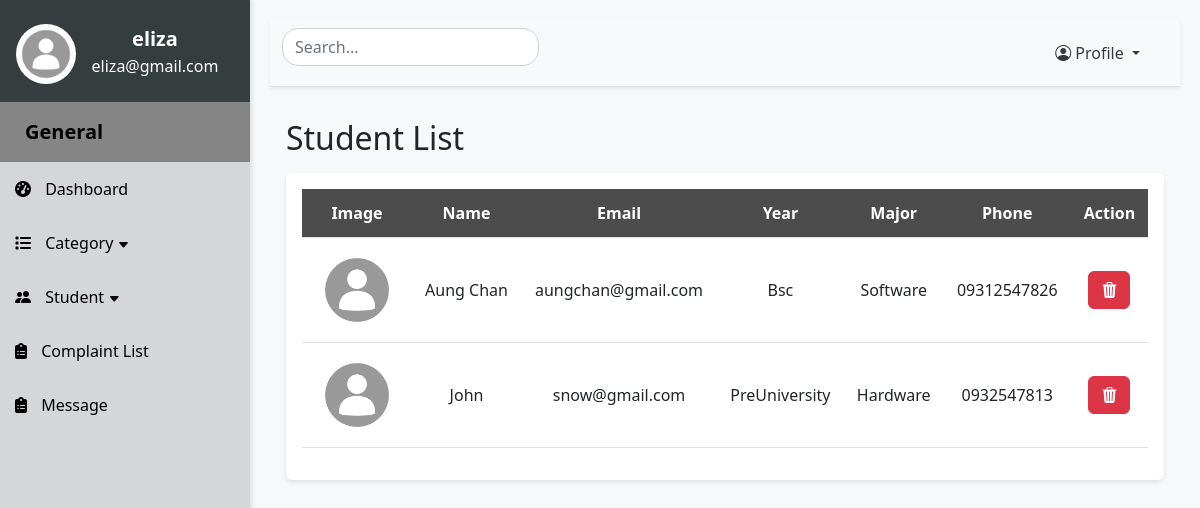
Page /viewStudent (signed in) on the earlier database version.
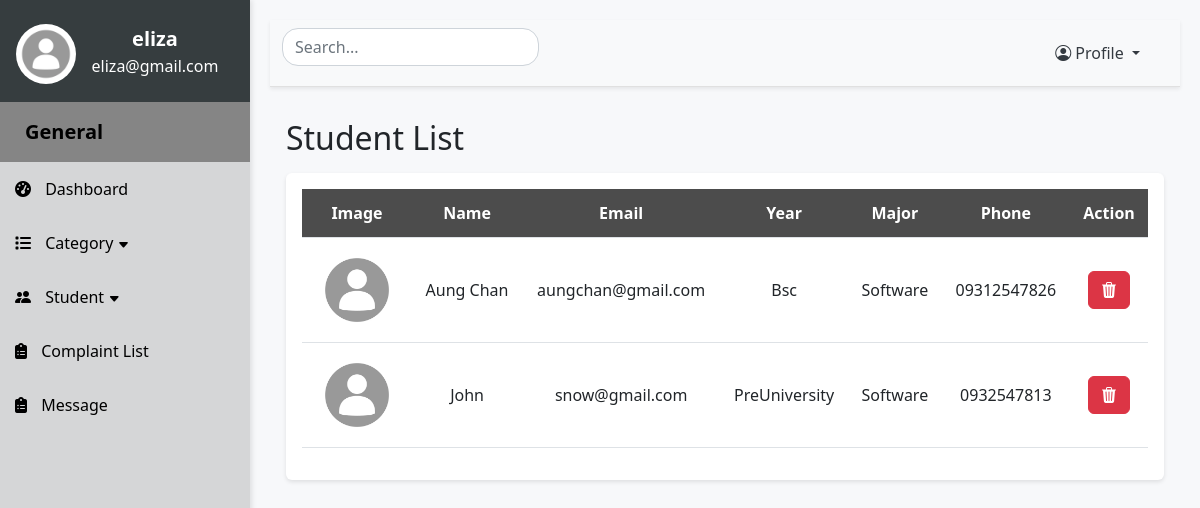
Same page on the later database version.
### website/models.py (models this page shows)
class Student(db.Model):
    id = db.Column(db.Integer, primary_key=True)
    student_name = db.Column(db.String(255), nullable=False)
    student_email = db.Column(db.String(255), nullable=False)
    student_password = db.Column(db.String(255), nullable=False)
    student_image = db.Column(db.String(255), nullable=False)
    student_year = db.Column(db.String(255), nullable=False)
    student_major = db.Column(db.String(255), nullable=False)
    student_phone = db.Column(db.String(255), nullable=False)
    complaints = db.relationship('Complaints')

### app.py (the view)
@app.route('/viewStudent', methods=['GET', 'POST'])
def viewStudent():
    if 'admin_id' not in session:
        return redirect(url_for('SignIn'))
    else:
        return viewstudent()

### website/adminfeatures.py (called while the page is built)
def viewstudent():
    students = Student.query.all()
    count = len(students)
    return render_template("adminstudent.html", students=students, count=count)

### website/templates/adminstudent.html (shortened to what this page needs)
{% extends "adminlayout.html" %} {% block title %}Student Page{% endblock%}
{% block content %}
<h2 class="my-3">Student List</h2>
<div class="p-3 mb-5 rounded table-responsive">
  <table class="table align-middle">
      <thead>
          <tr>
            <th>Image</th>
            <th>Name</th>
            <th>Email</th>
            <th>Year</th>
            <th>Major</th>
            <th>Phone</th>
            <th>Action</th>
          </tr>
      </thead>
      <tbody id="search-table-body">
        {% if count == 0 %}
          <tr>
            <td colspan="6"><h5 style="color: grey">There is no data ...</h5></td>
          </tr>
        {% else %}
          {% for student in students: %}
          <tr>
            <td>
              <img class="img-fluid rounded-4" style="width:80px; height:80px;background-size:cover" src="{{ url_for('static', filename='images/' + student.student_image) }}" alt="user photo">
            </td>
            <td class="searchedvalue">{{ student.student_name}}</td>
            <td class="searchedvalue">{{ student.student_email}}</td>
            <td>{{ student.student_year}}</td>
            <td>{{ student.student_major}}</td>
            <td>{{ student.student_phone}}</td>
            <td>
              <a class="btn btn-danger" onclick="deleteStudent({{ student.id }})"><i class="bi bi-trash3-fill"></i></a>
            </td>
          </tr>
          {% endfor %}
        {% endif %}
      </tbody>
  </table>
</div>
{% endblock %}

Differences in the rows shown:
changed Student "John": student_major "Hardware" → "Software"
